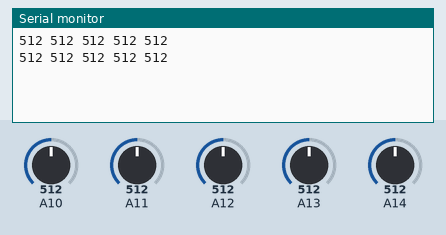
This sketch was run on a simulated Arduino Mega 2560, built with avr-gcc and run on an emulated ATmega2560. On the bench: the last lines printed to the serial monitor. The inputs (shaded band) are chosen by the test bench; at power-on: A10 = 512, A11 = 512, A12 = 512, A13 = 512, A14 = 512.

Above: at 5.8 s.
5.9 s: A10 set to 716
At 10.4 s:
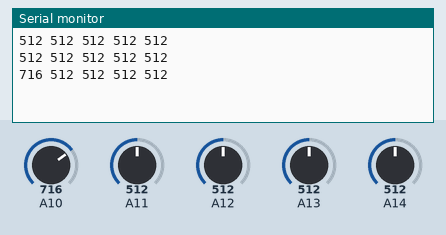
11.9 s: A11 set to 716
At 15.5 s:
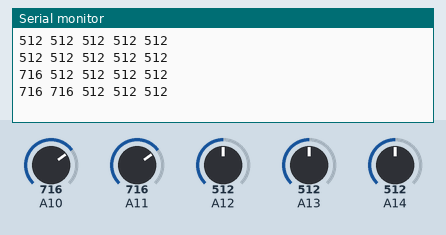
17.9 s: A12 set to 716
At 20.5 s:
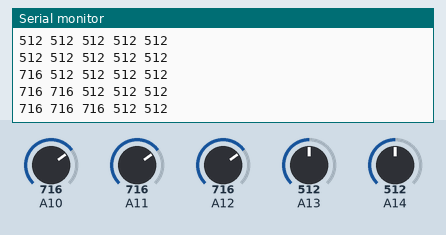
23.9 s: A13 set to 716
At 25.6 s:
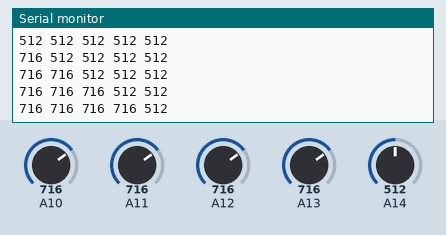
29.9 s: A14 set to 716
At 30.6 s:
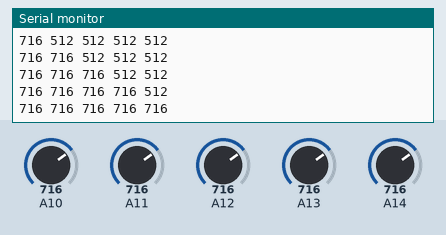
35.9 s: A10 set to 992
At 40.8 s:
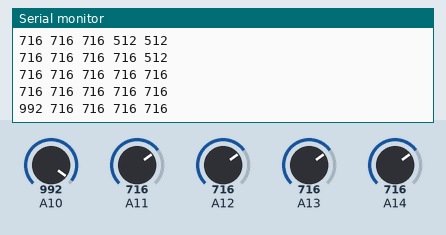
Timing chart, 0 to 42.3 s (numbered marks = the images above; inputs shaded):
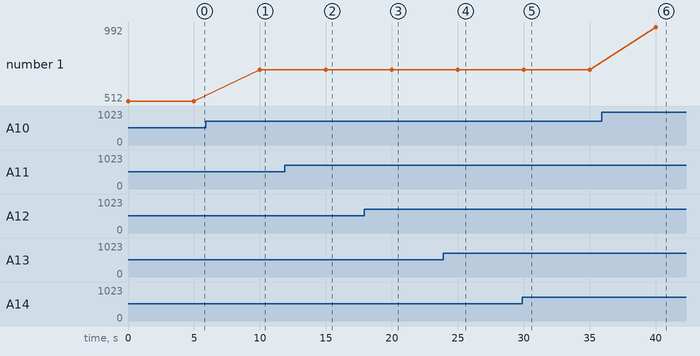

Measured:
- after the input at 5.9 s, the serial monitor: prints a new line after 4.1 s (image 1)
- after the input at 11.9 s, the serial monitor: prints a new line after 3.1 s (image 2)
- after the input at 17.9 s, the serial monitor: prints a new line after 2.1 s (image 3)
- after the input at 23.9 s, the serial monitor: prints a new line after 1.1 s (image 4)
- after the input at 29.9 s, the serial monitor: prints a new line after 0.11 s (image 5)
- after the input at 35.9 s, the serial monitor: prints a new line after 4.1 s (image 6)
- plotted number 1: 512 → 716 after the input at 5.9 s, 716 → 992 after the input at 35.9 s

The sketch:

Photoresistor_Test_Code.ino
```cpp
void setup() {
  // put your setup code here, to run once:
  Serial.begin(9600);
}

void loop() {
  // put your main code here, to run repeatedly:
  int value;
  value = analogRead(A10);

Serial.print(value);
Serial.print(" ");
  value = analogRead(A11);

Serial.print(value);
Serial.print(" ");
  value = analogRead(A12);

Serial.print(value);
Serial.print(" ");
  value = analogRead(A13);

Serial.print(value);
Serial.print(" ");
  value = analogRead(A14);

Serial.println(value);
delay(5000);
}
```
